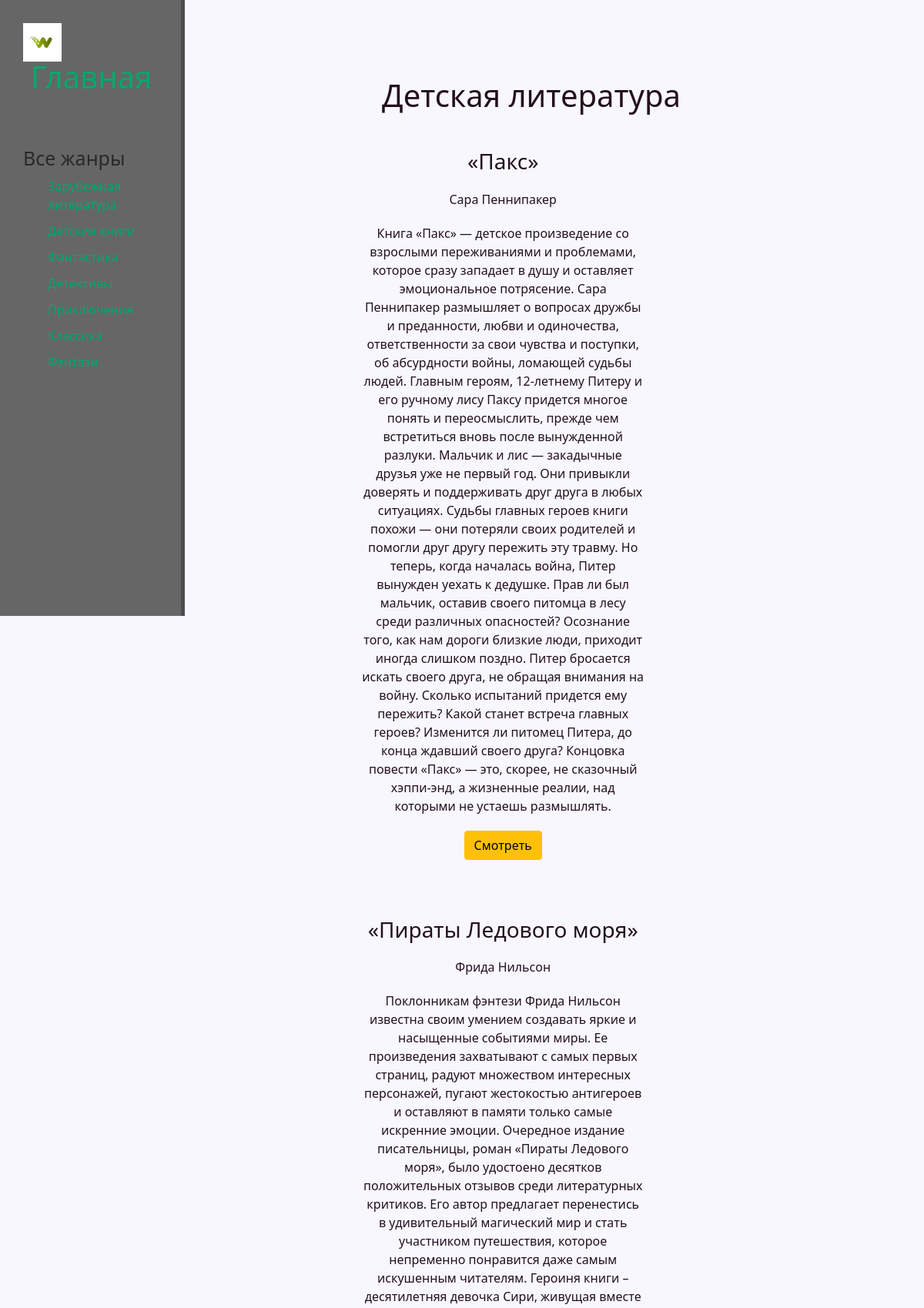
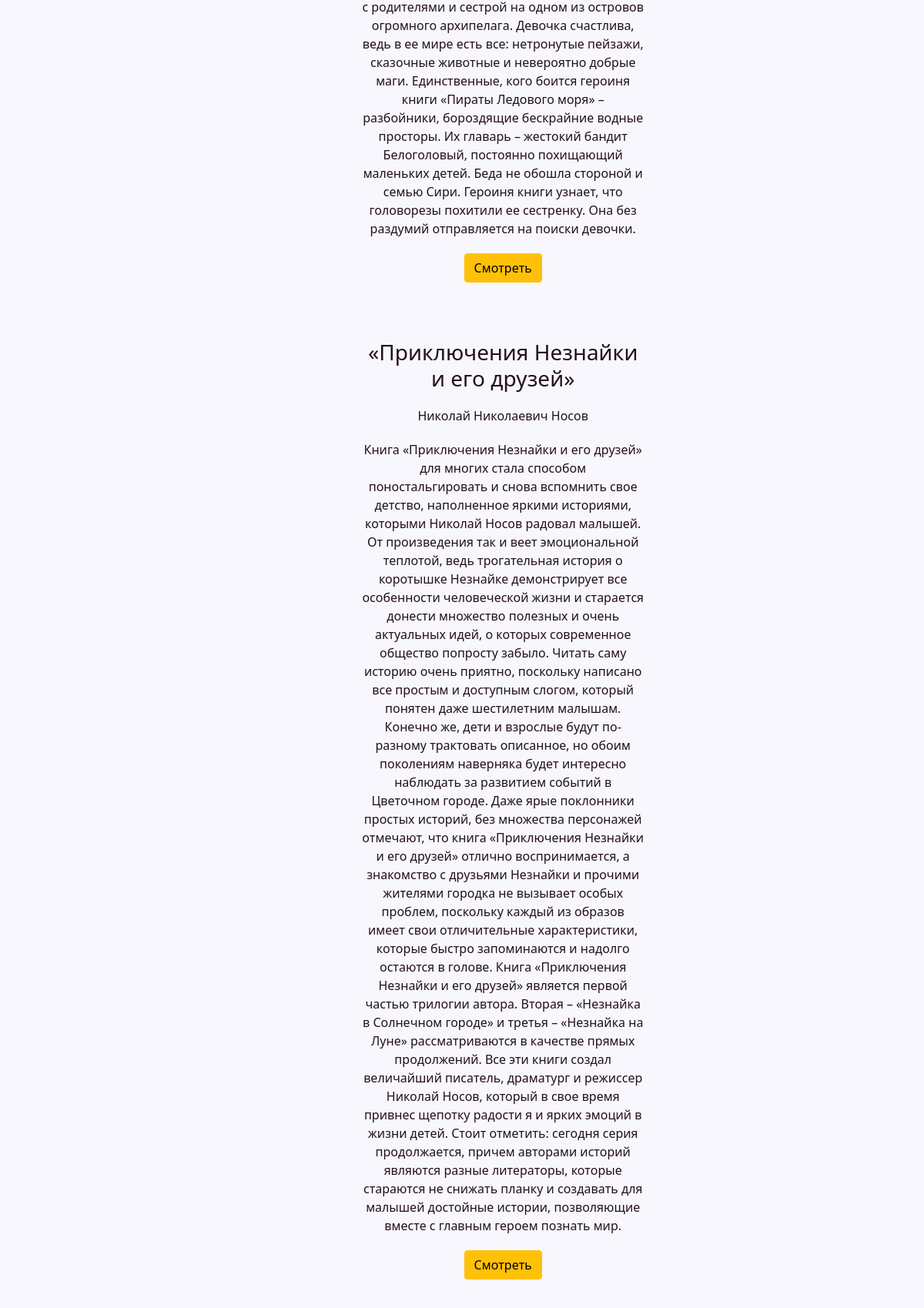
Screenshot of /детские_книги/ with the database file from the repository (2 pictures, top to bottom).
### children/models.py (models this page shows, shortened)
class CHILDREN(models.Model):
    objects = None
    title = models.CharField('Название', max_length=50)
    author = models.CharField('Автор', max_length=50, default='')
    briefly = models.TextField('Краткая информация')
    book = models.FileField('Книга')
    data = models.DateTimeField('Дата добавления')
    image = models.FileField(upload_to='img/')
    class Meta:
        verbose_name = 'Детская литература'
        verbose_name_plural = 'Детская литература'

### children/views.py (called while the page is built)
def child(request):
    books = CHILDREN.objects.order_by('-data')
    return render(request, 'children.html', {"books": books})

### children/templates/children.html (shortened to what this page needs)
{%extends 'new/base.html'%}
{% block shapka %}
    <div class="features">
        <h1>Детская литература</h1>
        {% for il in books %}
            <div  class="alert alert-waning">
                <h3>{{il.title}}</h3>
                <p>{{il.author}}</p>
                <p>{{il.briefly}}</p>
                <a href="{% url 'dinam_chil' il.id%}" class="btn btn-warning">Смотреть</a>
            </div>
        {%endfor%}
    </div>
{% endblock %}

### new/static/new/new.css (style rules this page uses)
body { background: #f7f7fd; height: 100vh; }
main .features { float : right; color : #23101c; margin-top: 100px; text-align: center; width: 85%; }
main .features p { max-width: 400px; margin: 20px auto }
.alert { float: right; clear : both; width : 400px; margin : 20px 34%; text-align : center; }

### rows the page displays
CHILDREN: title "«Пакс»", author "Сара Пеннипакер", briefly "Книга «Пакс» — детское произведение со взрослыми переживаниями и проблемами, которое сразу западает в душу и оставляет эмоциональное потрясение. Сара Пеннипакер размышляет о вопросах дружбы и преданности, любви и одиночества, ответственности за свои чувства и поступки, об абсурдности войны, ломающей судьбы людей. Главным героям, 12-летнему Питеру и его ручному лису Паксу придется многое понять и переосмыслить, прежде чем встретиться вновь после вынужденной разлуки. Мальчик и лис — закадычные друзья уже не первый год. Они привыкли доверять и поддерживать друг друга в любых ситуациях. Судьбы главных героев книги похожи — они потеряли своих родителей и помогли друг другу пережить эту травму.…"
CHILDREN: title "«Пираты Ледового моря»", author "Фрида Нильсон", briefly "Поклонникам фэнтези Фрида Нильсон известна своим умением создавать яркие и насыщенные событиями миры. Ее произведения захватывают с самых первых страниц, радуют множеством интересных персонажей, пугают жестокостью антигероев и оставляют в памяти только самые искренние эмоции. Очередное издание писательницы, роман «Пираты Ледового моря», было удостоено десятков положительных отзывов среди литературных критиков. Его автор предлагает перенестись в удивительный магический мир и стать участником путешествия, которое непременно понравится даже самым искушенным читателям. Героиня книги – десятилетняя девочка Сири, живущая вместе с родителями и сестрой на одном из островов огромного архипелага.…"
CHILDREN: title "«Приключения Незнайки и его друзей»", author "Николай Николаевич Носов", briefly "Книга «Приключения Незнайки и его друзей» для многих стала способом поностальгировать и снова вспомнить свое детство, наполненное яркими историями, которыми Николай Носов радовал малышей. От произведения так и веет эмоциональной теплотой, ведь трогательная история о коротышке Незнайке демонстрирует все особенности человеческой жизни и старается донести множество полезных и очень актуальных идей, о которых современное общество попросту забыло. Читать саму историю очень приятно, поскольку написано все простым и доступным слогом, который понятен даже шестилетним малышам. Конечно же, дети и взрослые будут по-разному трактовать описанное, но обоим поколениям наверняка будет интересно наблюдать…"
